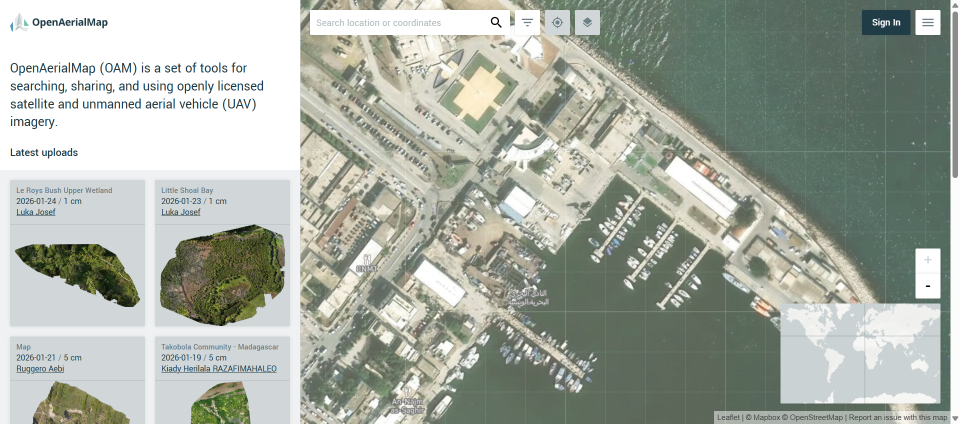
#> input picture captures/cap_001_10.308437_36.809972.png, 1920 x 847 px (shown at 1/2 size); its folder holds only this picture in this run
$ python crop_maps.py
#> lines starting #> are read from the running program, lines starting #| are printed output that depends on the picture
from pathlib import Path
from PIL import Image

# ====== RÉGLAGES (à affiner une fois) ======
LEFT_CUT   = 520   # on coupe PLUS du panneau gauche
RIGHT_CUT  = 80    # on coupe un peu à droite (UI zoom)
TOP_CUT    = 80    # barre haute
BOTTOM_CUT = 200  # barre basse

TARGET_SIZE = (1080, 1080)

INPUT_DIR = "captures"
OUTPUT_DIR = "captures_zoomed"


def main():
    out = Path(OUTPUT_DIR)
    out.mkdir(exist_ok=True)

    for img_path in Path(INPUT_DIR).glob("*.png"):
        img = Image.open(img_path)
#> img is the input picture: PIL image 1920x847 RGB; mean R, G, B 166.8, 173.1, 163.3
        w, h = img.size
#> w = 1920; h = 847

        crop_box = (
            LEFT_CUT,
            TOP_CUT,
            w - RIGHT_CUT,
            h - BOTTOM_CUT
        )
#> crop_box = (520, 80, 1840, 647)

        cropped = img.crop(crop_box)
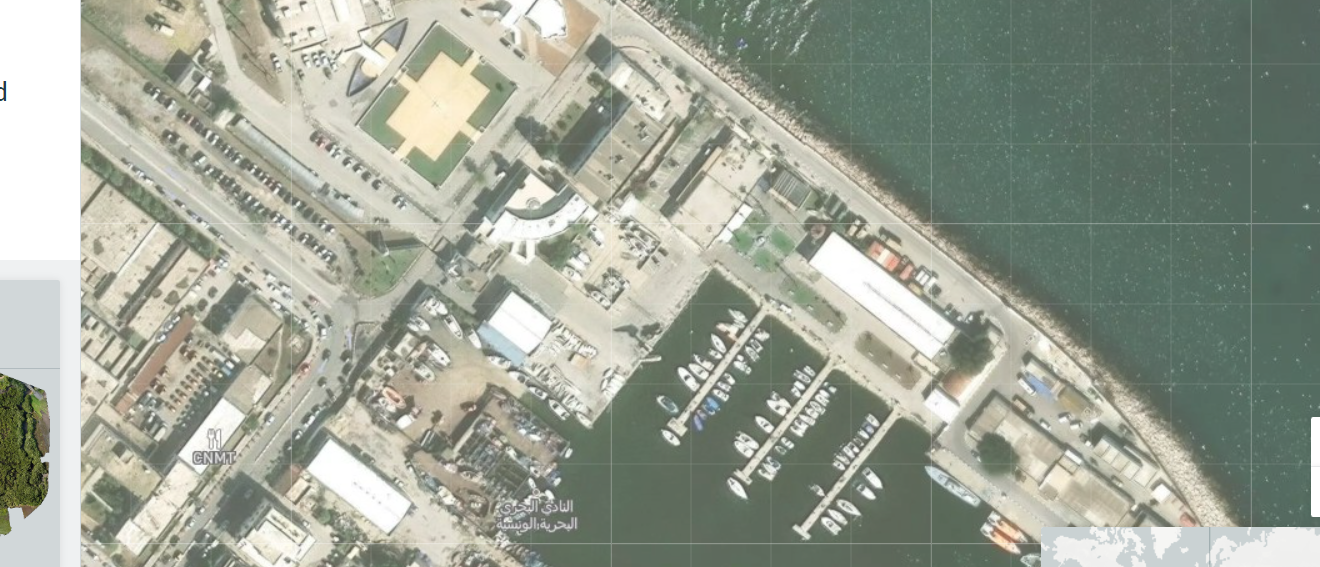
#> cropped: PIL image 1320x567 RGB; mean R, G, B 155.6, 161.8, 148.4

        if TARGET_SIZE:
            cropped = cropped.resize(TARGET_SIZE, Image.BILINEAR)
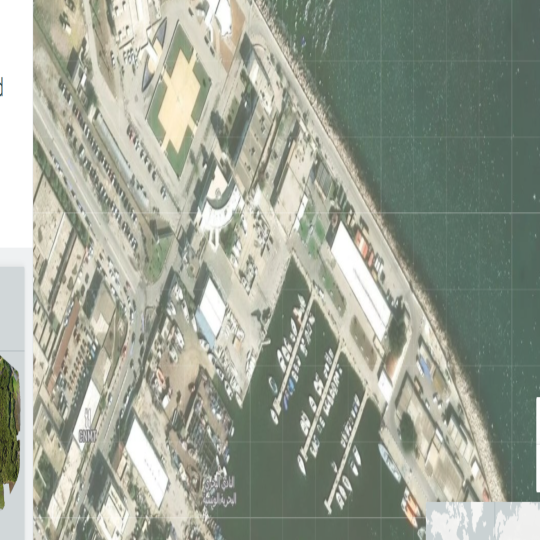
#> cropped: PIL image 1080x1080 RGB (shown at 1/2 size); mean R, G, B 155.6, 161.8, 148.4

        cropped.save(out / img_path.name)
        print(f"✔ {img_path.name}")


if __name__ == "__main__":
    main()

$ run again, on captures/cap_001_9.842519_37.251758.png
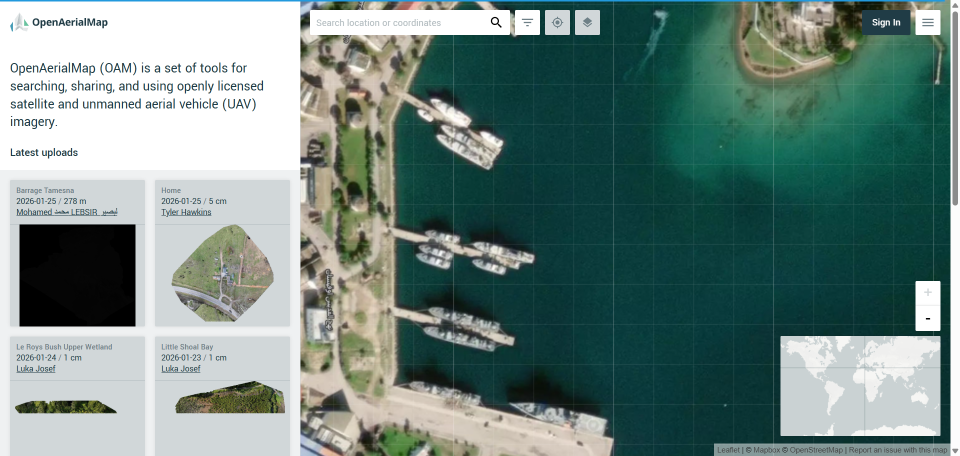
#> input picture captures/cap_001_9.842519_37.251758.png, 1920 x 912 px (shown at 1/2 size)
#> in main, img is the input picture: PIL image 1920x912 RGB; mean R, G, B 110.9, 134.2, 128.5
#> in main, `cropped = img.crop(crop_box)`:
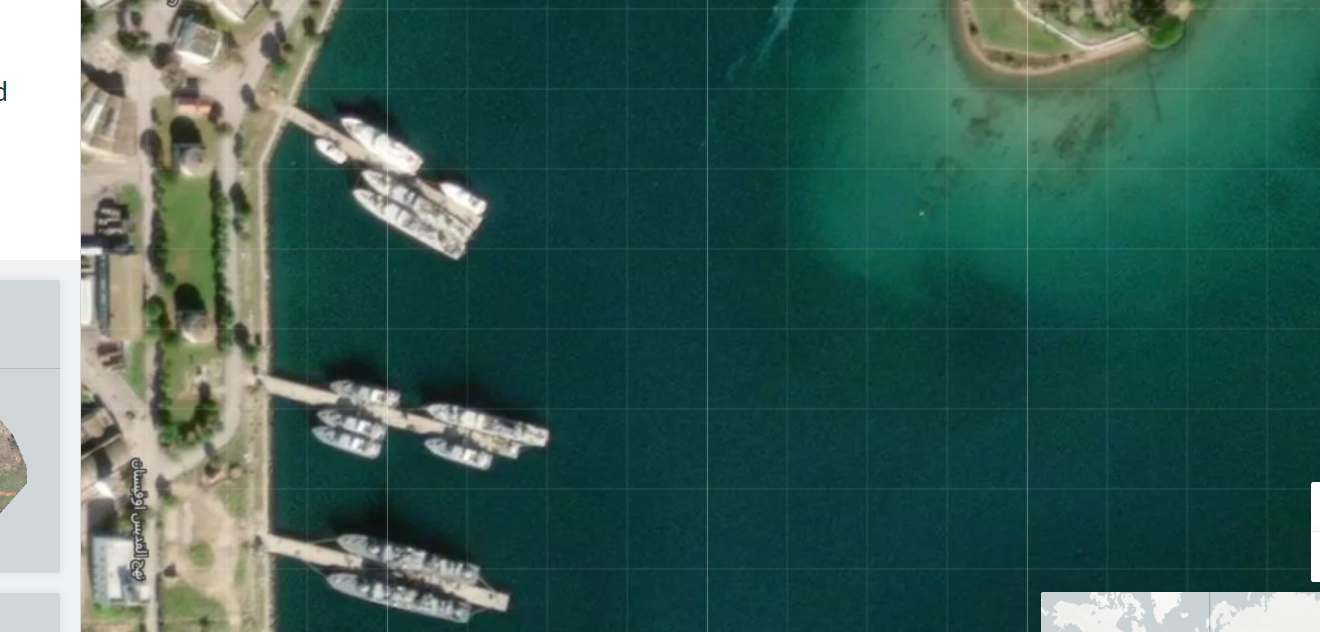
#> cropped: PIL image 1320x632 RGB; mean R, G, B 60.9, 97.6, 88.9
#> in main, `cropped = cropped.resize(TARGET_SIZE, Image.BILINEAR)`:
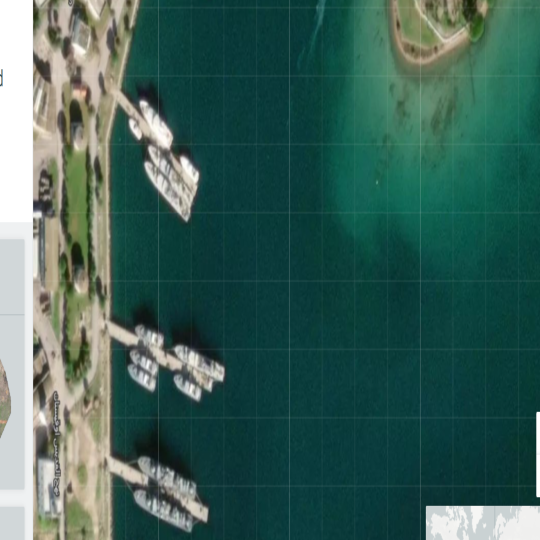
#> cropped: PIL image 1080x1080 RGB (shown at 1/2 size); mean R, G, B 60.9, 97.6, 88.9

$ run again, on captures/cap_001_9.893446_37.265681.png
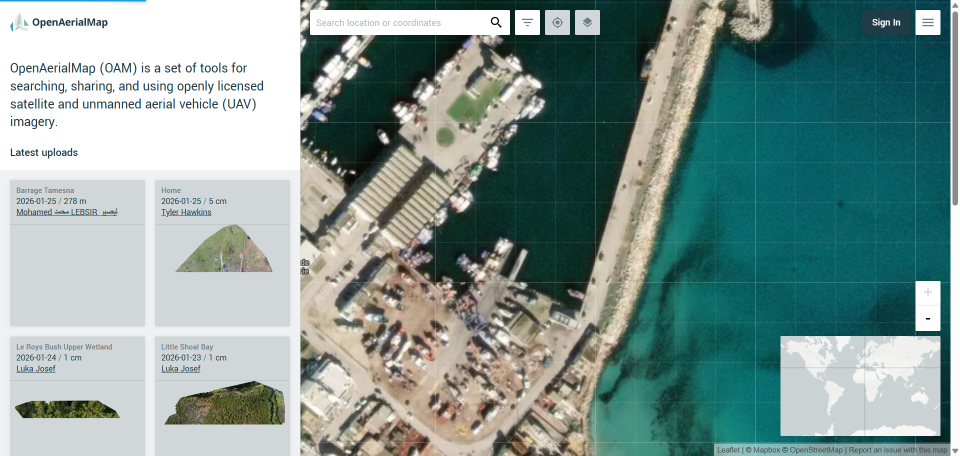
#> input picture captures/cap_001_9.893446_37.265681.png, 1920 x 912 px (shown at 1/2 size)
#> in main, img is the input picture: PIL image 1920x912 RGB; mean R, G, B 129.1, 151.7, 147.1
#> in main, `cropped = img.crop(crop_box)`:
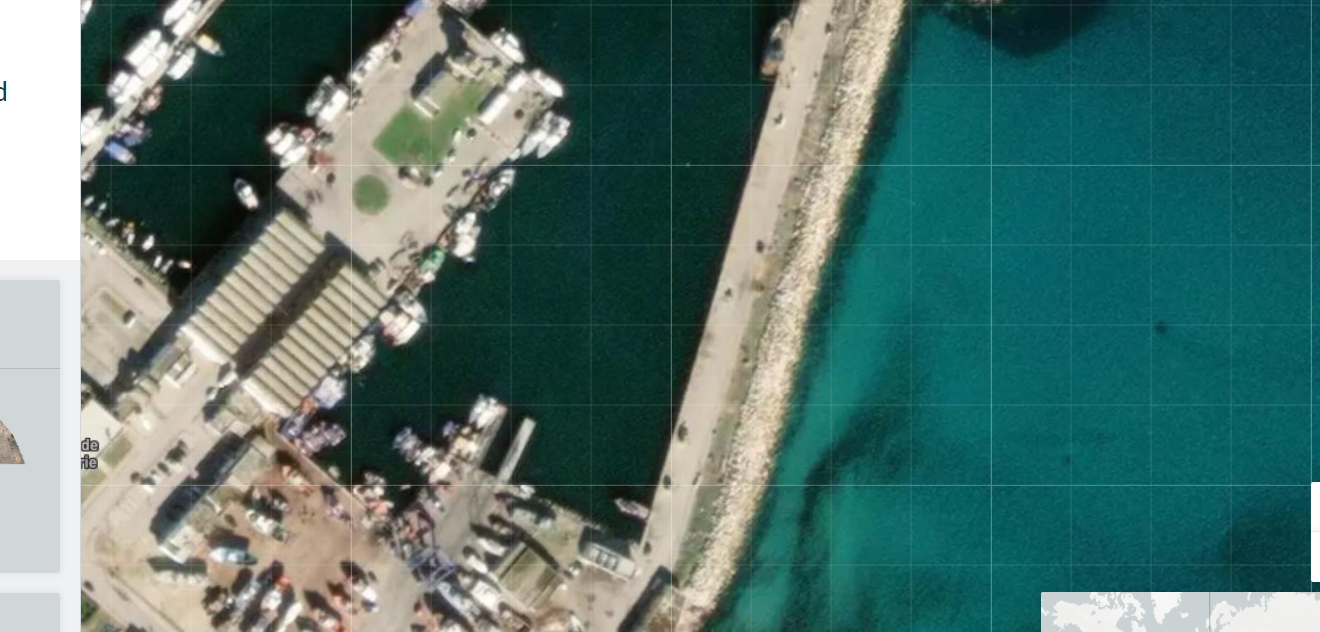
#> cropped: PIL image 1320x632 RGB; mean R, G, B 81.5, 115, 109.1
#> in main, `cropped = cropped.resize(TARGET_SIZE, Image.BILINEAR)`:
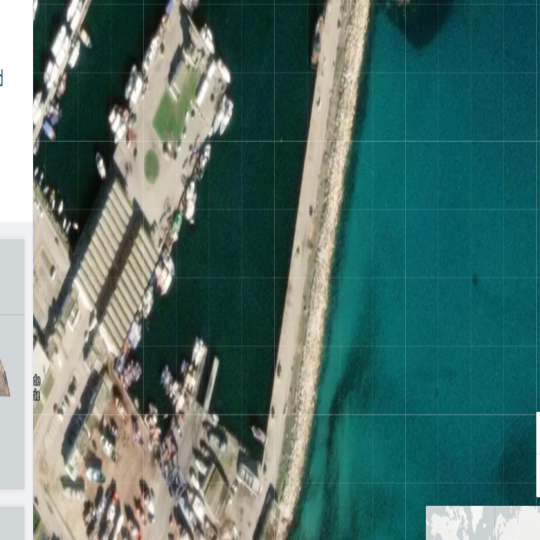
#> cropped: PIL image 1080x1080 RGB (shown at 1/2 size); mean R, G, B 81.5, 115, 109.1

$ run again, on captures/cap_002_10.290925_36.776429.png
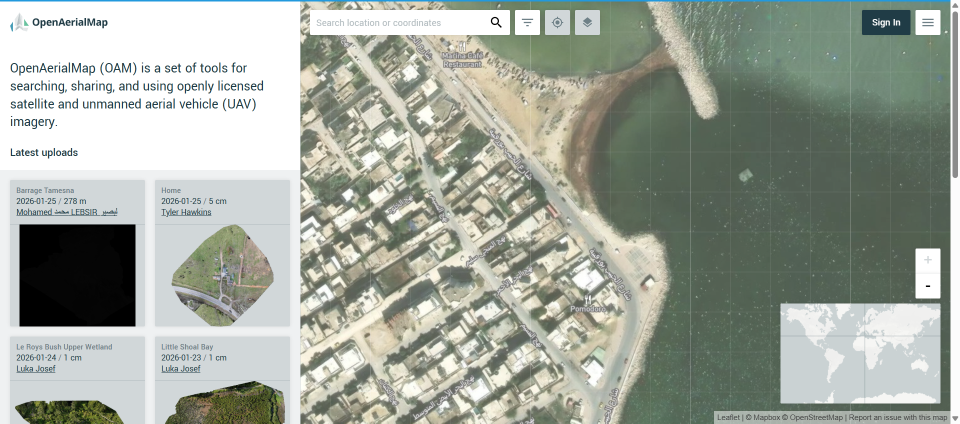
#> input picture captures/cap_002_10.290925_36.776429.png, 1920 x 847 px (shown at 1/2 size)
#> in main, img is the input picture: PIL image 1920x847 RGB; mean R, G, B 160.5, 166.9, 156.7
#> in main, `cropped = img.crop(crop_box)`:
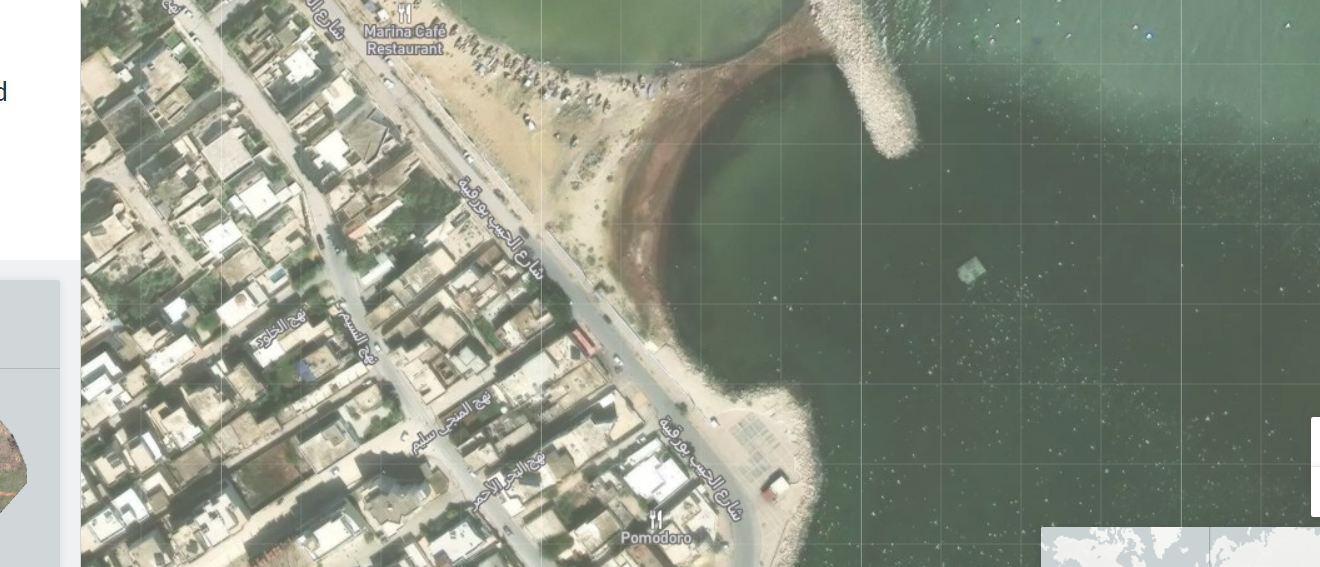
#> cropped: PIL image 1320x567 RGB; mean R, G, B 142.3, 148.8, 133.9
#> in main, `cropped = cropped.resize(TARGET_SIZE, Image.BILINEAR)`:
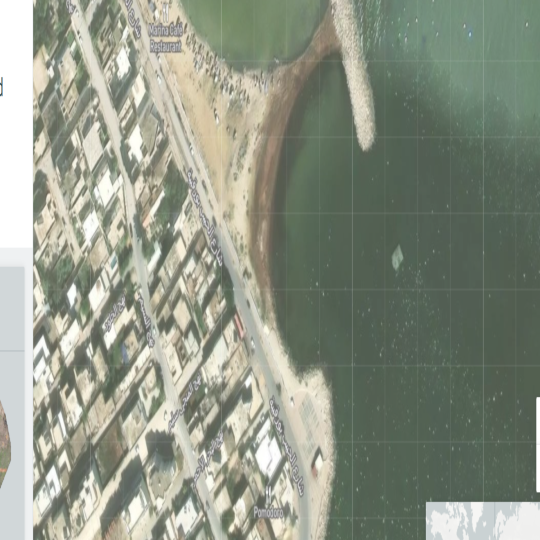
#> cropped: PIL image 1080x1080 RGB (shown at 1/2 size); mean R, G, B 142.3, 148.8, 133.9

$ run again, on captures/cap_001_10.326977_36.836080.png
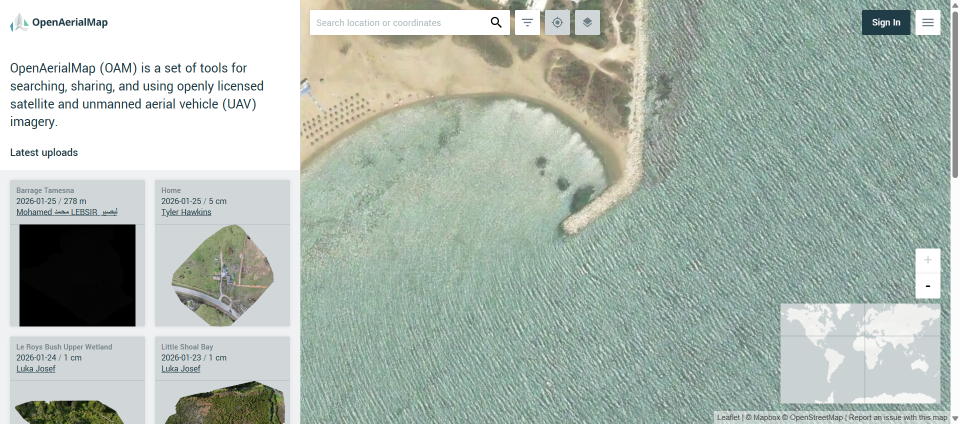
#> input picture captures/cap_001_10.326977_36.836080.png, 1920 x 847 px (shown at 1/2 size)
#> in main, img is the input picture: PIL image 1920x847 RGB; mean R, G, B 172.7, 184.8, 176
#> in main, `cropped = img.crop(crop_box)`:
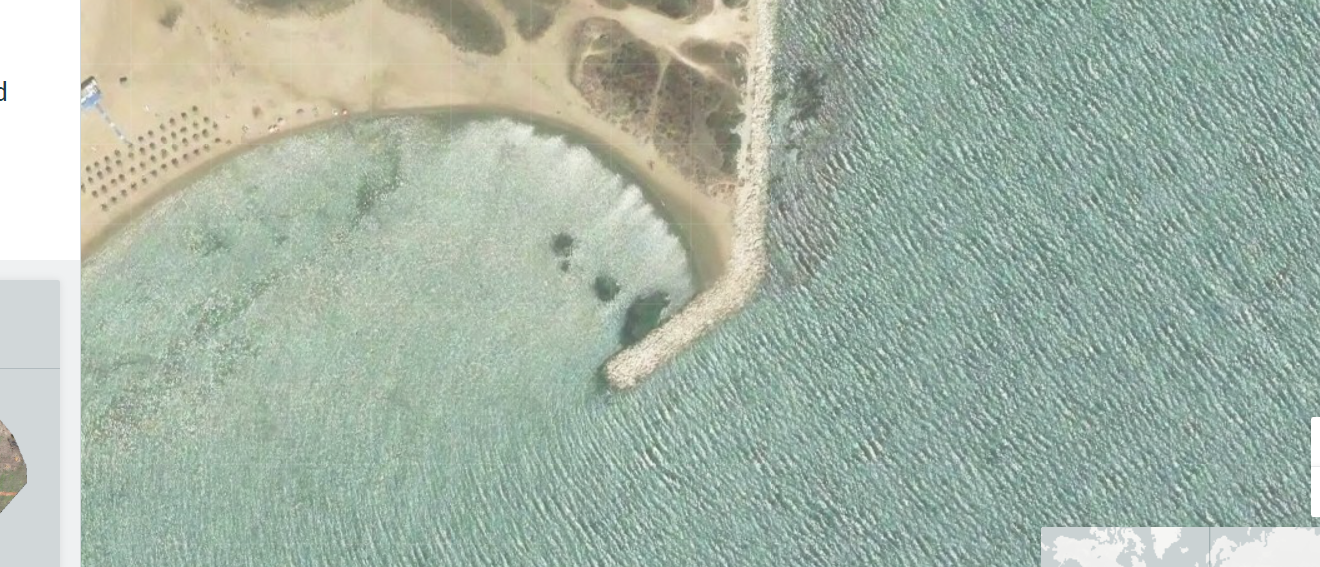
#> cropped: PIL image 1320x567 RGB; mean R, G, B 165.3, 180.2, 166.6
#> in main, `cropped = cropped.resize(TARGET_SIZE, Image.BILINEAR)`:
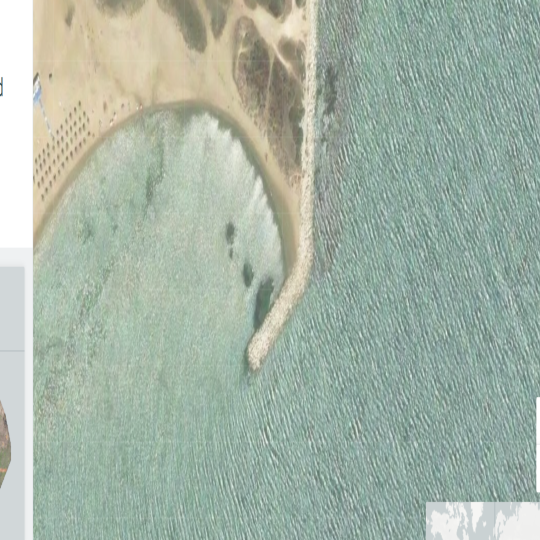
#> cropped: PIL image 1080x1080 RGB (shown at 1/2 size); mean R, G, B 165.3, 180.2, 166.6
